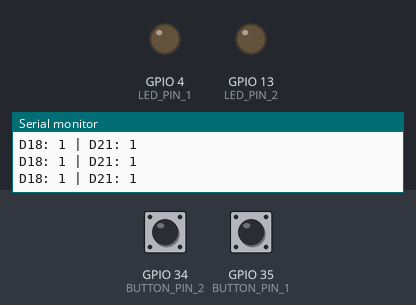
Recording of a sketch running on a simulated ESP32. Parts: output pins drawn as LEDs (lit = HIGH), the last lines printed to the serial monitor. The inputs (shaded band) are chosen by the test bench; at power-on: GPIO 34 (BUTTON_PIN_2) HIGH, GPIO 35 (BUTTON_PIN_1) HIGH.

Above: at 1.8 s.
1.9 s: GPIO 34 (BUTTON_PIN_2) pulled LOW for 0.6 s
At 2.4 s:
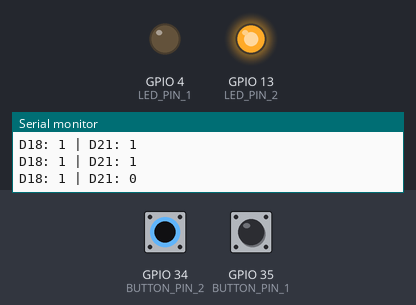
4.0 s: GPIO 35 (BUTTON_PIN_1) pulled LOW for 0.6 s
At 4.8 s:
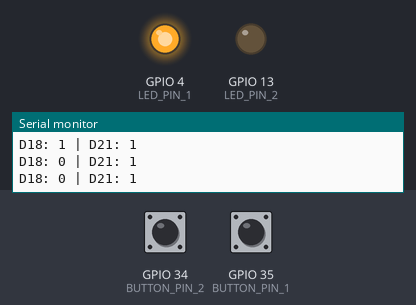
6.5 s: GPIO 35 (BUTTON_PIN_1) pulled LOW for 3.2 s
At 10.7 s:
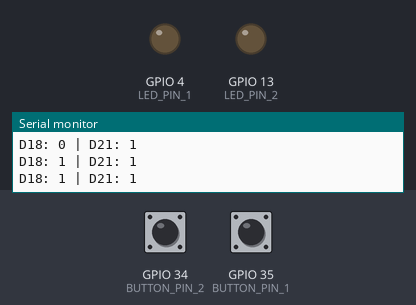
11.5 s: GPIO 34 (BUTTON_PIN_2) pulled LOW for 3.2 s
At 11.9 s:
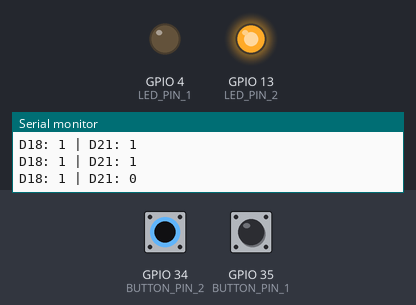
16.5 s: GPIO 34 (BUTTON_PIN_2) driven LOW and GPIO 35 (BUTTON_PIN_1) driven LOW
At 16.9 s:
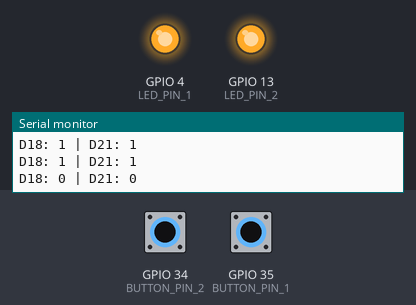
Timing chart, 0 to 19.0 s (numbered marks = the images above; inputs shaded):
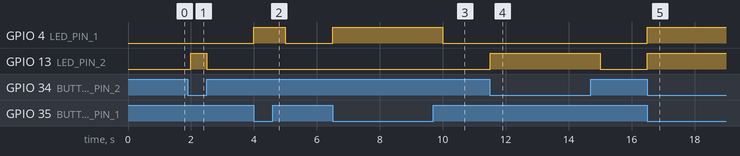

The sketch:

buttontest.ino
```cpp
#define BUTTON_PIN_1 35    // Button connected to D18
#define BUTTON_PIN_2 34    // Button connected to D21
#define LED_PIN_1 4        // LED connected to D4
#define LED_PIN_2 13       // LED connected to D13

void setup() {
    Serial.begin(9600);
    pinMode(BUTTON_PIN_1, INPUT_PULLUP);
    pinMode(BUTTON_PIN_2, INPUT_PULLUP);
    pinMode(LED_PIN_1, OUTPUT);
    pinMode(LED_PIN_2, OUTPUT);
}

void loop() {
    // Read button states (pressed = LOW due to internal pull-ups)
    int buttonState1 = digitalRead(BUTTON_PIN_1);
    int buttonState2 = digitalRead(BUTTON_PIN_2);

    // Control LEDs based on button state
    digitalWrite(LED_PIN_1, buttonState1 == LOW ? HIGH : LOW);
    digitalWrite(LED_PIN_2, buttonState2 == LOW ? HIGH : LOW);

    // Optional: print button states to Serial for debugging
    Serial.print("D18: "); Serial.print(buttonState1);
    Serial.print(" | D21: "); Serial.println(buttonState2);

    delay(500);
}
```

Measured:
- after the input at 1.9 s, GPIO 13 (LED_PIN_2): LOW → HIGH after 0.10 s, → LOW 0.50 s later
- after the input at 4.0 s, GPIO 4 (LED_PIN_1): LOW → HIGH at once, → LOW 1.0 s later
- after the input at 6.5 s, GPIO 4 (LED_PIN_1): LOW → HIGH at once, → LOW 3.5 s later
- after the input at 11.5 s, GPIO 13 (LED_PIN_2): LOW → HIGH at once, → LOW 3.5 s later
- after the input at 16.5 s, GPIO 4 (LED_PIN_1), GPIO 13 (LED_PIN_2): LOW → HIGH at once
